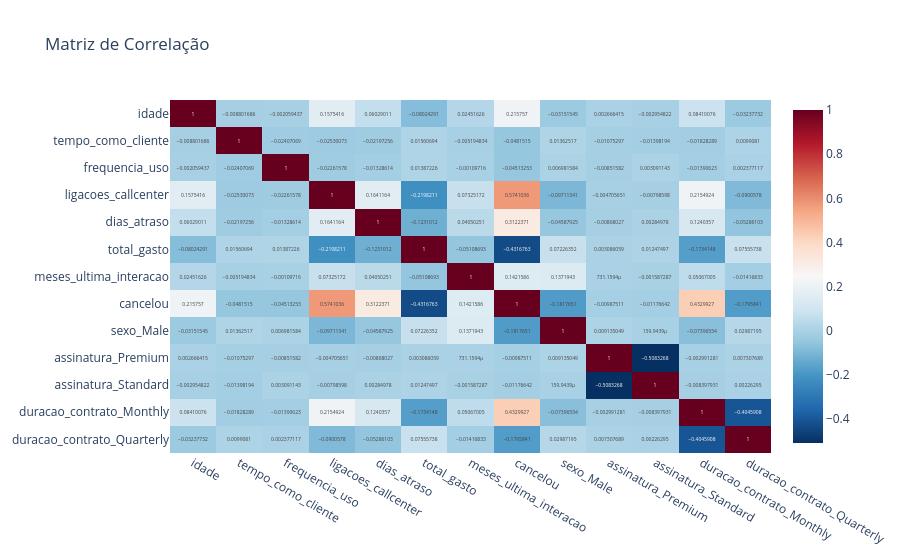

Write notebook code for a chart like this one.
### Code cell
# Matriz de Correlação (Heatmap)
corr_matrix = cancelamentos2_df.corr()

# 3. Criar o mapa de calor interativo com Plotly Express
fig_HM = px.imshow(
    corr_matrix,
    text_auto=True,  # Exibe os valores dentro dos quadrados
    color_continuous_scale='RdBu_r',  # Escala de cores (vermelho/azul)
    aspect="auto",
    title="Matriz de Correlação"
)

# 4. Exibir o gráfico no Jupyter
fig_HM.show()

### Figure 1 — Plotly figure (JSON) as saved in the notebook; plotly's stock layout.template omitted (floating-point values rounded to 4 significant figures; data arrays with more than 128 entries replaced by an {"elided": "..."} marker saying what was removed)
{"data": [{"coloraxis": "coloraxis", "hovertemplate": "x: %{x}<br>y: %{y}<br>color: %{z}<extra></extra>", "name": "0", "texttemplate": "%{z}", "type": "heatmap", "x": ["idade", "tempo_como_cliente", "frequencia_uso", "ligacoes_callcenter", "dias_atraso", "total_gasto", "meses_ultima_interacao", "cancelou", "sexo_Male", "assinatura_Premium", "assinatura_Standard", "duracao_contrato_Monthly", "duracao_contrato_Quarterly"], "xaxis": "x", "y": ["idade", "tempo_como_cliente", "frequencia_uso", "ligacoes_callcenter", "dias_atraso", "total_gasto", "meses_ultima_interacao", "cancelou", "sexo_Male", "assinatura_Premium", "assinatura_Standard", "duracao_contrato_Monthly", "duracao_contrato_Quarterly"], "yaxis": "y", "z": {"elided": "13x13 float values"}}], "layout": {"coloraxis": {"colorscale": [[0, "rgb(5,48,97)"], [0.1, "rgb(33,102,172)"], [0.2, "rgb(67,147,195)"], [0.3, "rgb(146,197,222)"], [0.4, "rgb(209,229,240)"], [0.5, "rgb(247,247,247)"], [0.6, "rgb(253,219,199)"], [0.7, "rgb(244,165,130)"], [0.8, "rgb(214,96,77)"], [0.9, "rgb(178,24,43)"], [1, "rgb(103,0,31)"]]}, "title": {"text": "Matriz de Correlação"}, "xaxis": {"anchor": "y", "domain": [0, 1]}, "yaxis": {"anchor": "x", "autorange": "reversed", "domain": [0, 1]}}}
